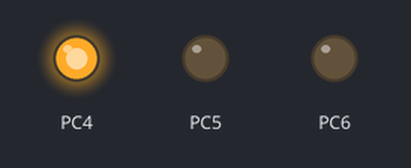
The program below on a simulated ATmega32, built with avr-gcc and emulated at 8 MHz. Parts: output pins drawn as LEDs (lit = HIGH).

Above: at 0.5 s.
At 1.5 s:
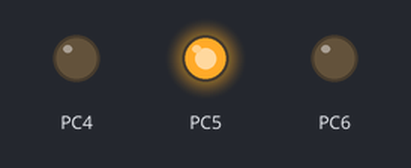
At 5.5 s:
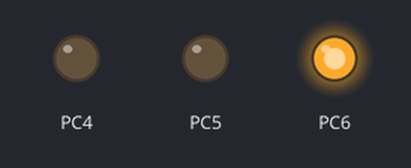
Timing chart, 0 to 6.9 s (numbered marks = the images above):
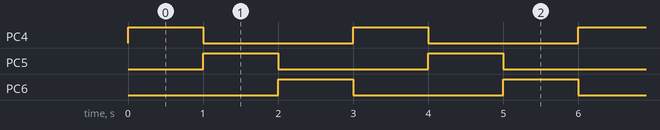

Measured:
- by itself, PC4–6: alternates HIGH for 1.0 s and LOW for 2.0 s
- by itself, everything shown: repeats every 3.0 s, in 3 steps

The program:

main.c
```c
/*
 * Water Control Value.c
 *
 * Created: 11/25/2020 5:24:52 PM
 * Author : Bhanuka
 */
#ifndef F_CPU
#define F_CPU 8000000UL
#endif
#include <avr/io.h>
#include <util/delay.h>

int main(void)
{
	DDRC=0x70;
	int counter=0;
    /* Replace with your application code */
    while (1)
    {
		if(counter==50)
		{
			PORTC=PORTC | 1<<PC4;
			_delay_ms(1000);
			PORTC=PORTC & ~(1<<PC4);
		}else if(counter==100){
			PORTC=PORTC | 1<<PC5;
			_delay_ms(1000);
			PORTC=PORTC & ~(1<<PC5);
		}
		else if( counter==150)
		{

			PORTC=PORTC | 1<<PC6;
			_delay_ms(1000);
			PORTC=PORTC & ~(1<<PC6);
			counter=0;
		}
		counter++;

    }
}
```
